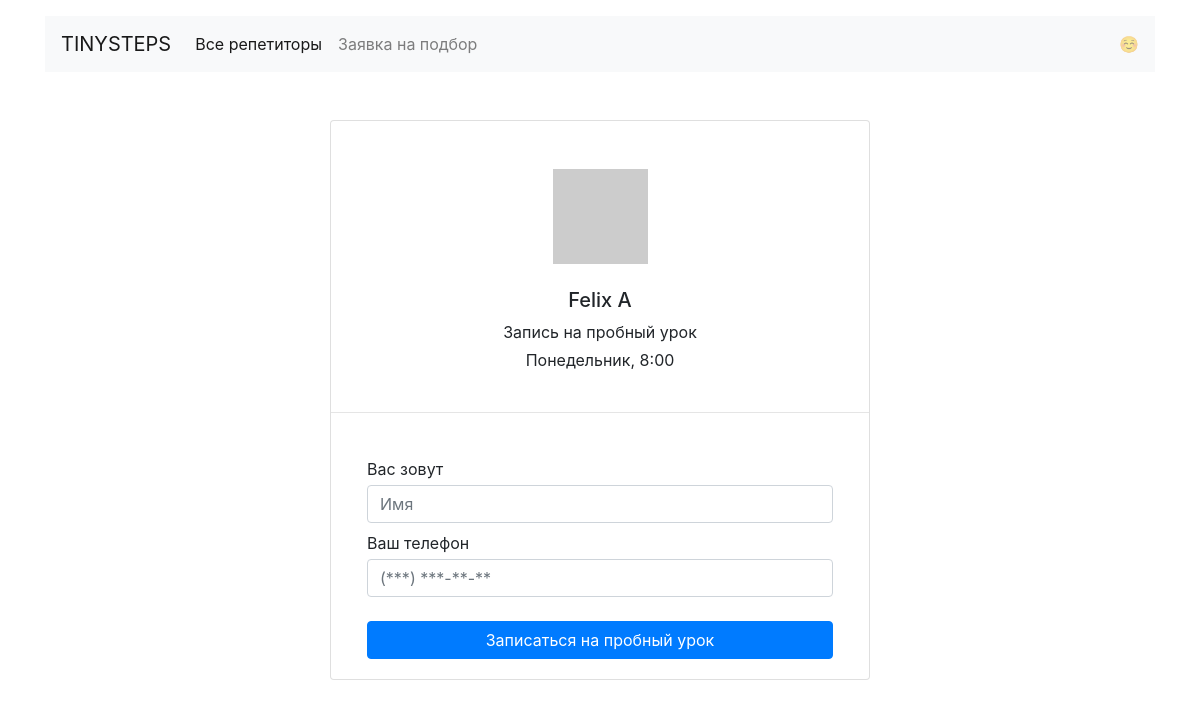
Page /booking/2/mon/8/ on the committed database.
### app.py (models this page shows)
class Teachers(db.Model):
    __tablename__ = 'teachers'
    id = db.Column(db.Integer, primary_key=True)
    name = db.Column(db.String(50), unique=True, nullable=False)
    about = db.Column(db.String(1100), unique=True, nullable=False)
    rating = db.Column(db.Float, nullable=False, default=0.0)
    picture = db.Column(db.String(100), nullable=False)
    price = db.Column(db.Integer, nullable=False)
    teacher_relations = db.relationship('Booking', back_populates='booking_relations')

### app.py (the view)
@app.route('/booking/<int:id>/<day>/<time>/', methods=['GET', 'POST'])
def booking(id, day, time):
    form = BookingForm()
    booking = Booking()
    teachers = db.session.query(Teachers).all()
    teacher_id = id
    day = day
    time = time
    print(day, time, teacher_id)
    if request.method == 'POST':
        user_name = request.form['user_name']
        user_phone = request.form['user_phone']
        form.populate_obj(booking)
        db.session.add(booking)
        db.session.commit()
        booking_done_page = render_template('booking_done.html', id=teacher_id, day=day, time=time, user_name=user_name, user_phone=user_phone, teachers=teachers, profiles=profiles)
        return booking_done_page
    else:
        booking_page = render_template('booking.html', id=id, day=day, time=time, profiles=profiles, teachers=teachers)
        return booking_page

### app.py
class BookingForm(FlaskForm):
    teacher_id = StringField('teacher_id')
    day = StringField('day', validators=[DataRequired()])
    time = StringField('time', validators=[DataRequired()])
    user_name = StringField('user_name', validators=[DataRequired()])
    user_phone = StringField('user_phone', validators=[DataRequired()])
    call_user = False

### templates/booking.html (shortened to what this page needs)
{% extends 'base.html' %}
{% block container %}
<main class="container mt-3">
   <div class="row mt-5">
      <div class="col-10 col-md-6 offset-1 offset-md-3 mb-3">
         <form action="/booking/{{ id }}/{{ day }}/{{ time|int }}/" class="card mb-3" method="POST">
            {% for teacher in teachers %}
            {% set d = profiles.week %}
            {% if teacher.id == id %}
            <div class="card-body text-center pt-5">
               <img src="{{ teacher.picture }}" class="mb-3" width="95" alt="">
               <h2 class="h5 card-title mt-2 mb-2">{{ teacher["name"] }}</h2>
               <p class="my-1">Запись на пробный урок</p>
               <p class="my-1">{{ d[day] }}, {{ time }}:00</p>
            </div>
            <hr />
            <div class="card-body mx-3">
               <label class="mb-1 mt-2" for="user_name">Вас зовут</label>
               <input class="form-control" type="text" name="user_name" id="user_name" placeholder="Имя" required>
               <label class="mb-1 mt-2" for="user_phone">Ваш телефон</label>
               <input class="form-control" type="tel"  name="user_phone" id="user_phone" placeholder="(***) ***-**-**", pattern="[-0-9]+" required>
               <input type="submit" class="btn btn-primary btn-block mt-4" value="Записаться на пробный урок">
            </div>
            {% endif %}
            {% endfor %}
         </form>
      </div>
   </div>
</main>
{% endblock %}

### rows in the picture
Teachers: name "Felix A", d "Понедельник", time "8"
